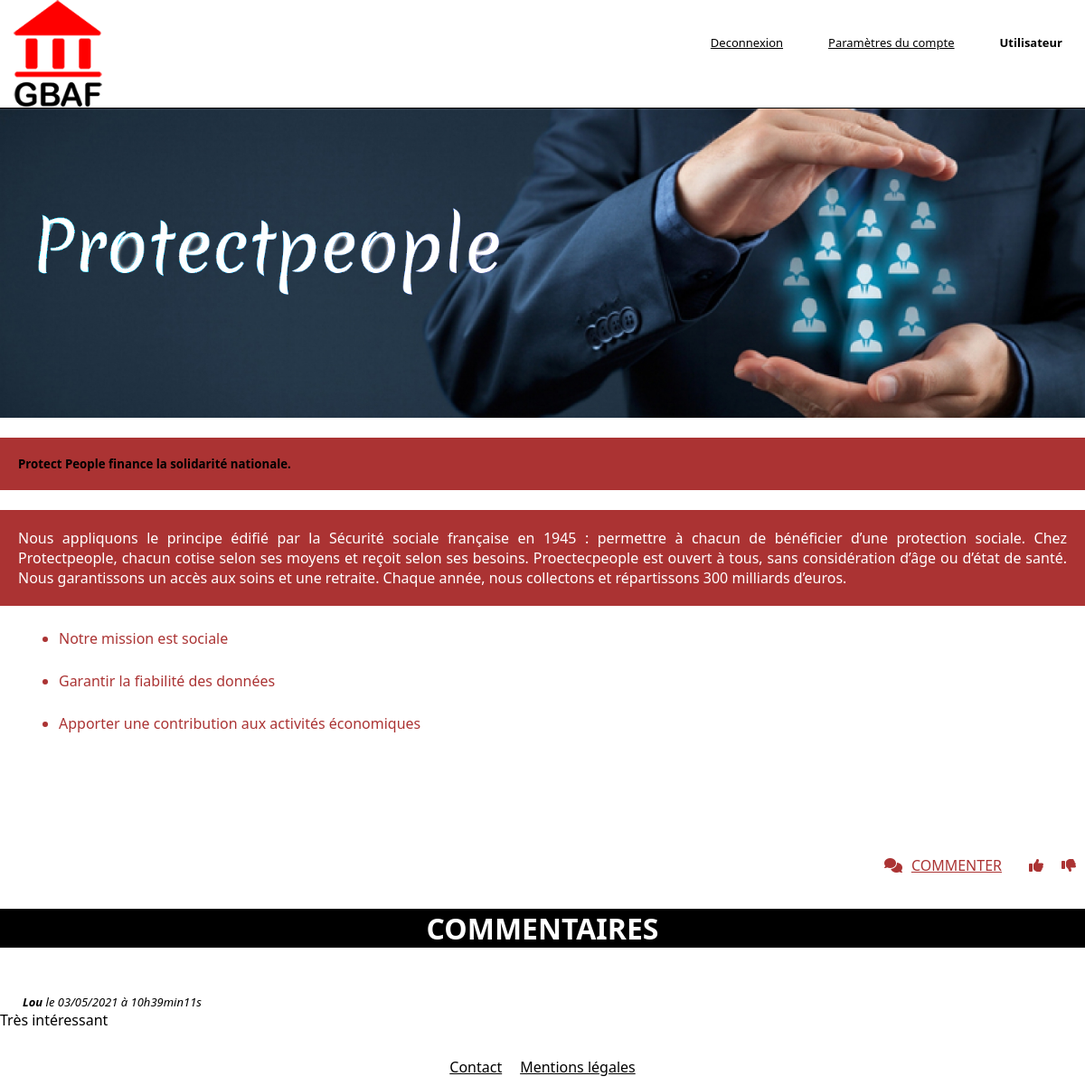
The app's page /partenaires/partenaire02.php with its own data.
### tables this page shows
CREATE TABLE `commentaires` (
  `id` int NOT NULL,
  `id_user` int NOT NULL,
  `id_partenaires` int NOT NULL,
  `auteur` varchar(255) NOT NULL,
  `date_com` datetime NOT NULL DEFAULT CURRENT_TIMESTAMP,
  `commentaires` text NOT NULL
);

### partenaires/partenaire02.php (the view, shortened to what this page needs)
<!DOCTYPE html>
<html lang="fr">
  <head>
    <link rel="stylesheet" href="../css/style.css">
  </head>
  <body>
    <header id="header" class="border">
      <div>
        <ul class="settings desktop-only">
          <li class="black"><strong> Utilisateur </strong> </li>
          <li class="black"><a class="black" href="parametres.php"><i></i>Paramètres du compte</a></li>
          <li class="black"><a class="black" href="connexion.php"><i></i>Deconnexion</a></li>
        </ul>
      </div>
      <a href="../index.php"><img src="../img/logo.png" alt="GBAF" class="gbaf alt-gbaf"></a>
    </header>
    <main>
      <section>
        <img src="../img/business-01.jpg" alt="pub" class="pub">
        <h5 class="partenaires">
          Protect People finance la solidarité nationale.
        </h5>
        <p class="partenaires">
          Nous appliquons le principe édifié par la Sécurité sociale française en 1945 : permettre à chacun de bénéficier d’une protection sociale.
          Chez Protectpeople, chacun cotise selon ses moyens et reçoit selon ses besoins.
          Proectecpeople est ouvert à tous, sans considération d’âge ou d’état de santé.
          Nous garantissons un accès aux soins et une retraite.
          Chaque année, nous collectons et répartissons 300 milliards d’euros.
        <ul>
          <li class="services">Notre mission est sociale</li>
          <li class="services">Garantir la fiabilité des données</li>
          <li class="services">Apporter une contribution aux activités économiques</li>
        </ul>
        </p>
      </section>
      <section class="comment-section">
        <div class="flex-container">
          <div class="button"><i class="fas fa-comments"></i><a href="commenter.php" class="button">COMMENTER</a></div>
          <div class="button"><i class="fas fa-thumbs-up"></i></div>
          <div class="button"><i class="fas fa-thumbs-down"></i></div>
        </div>
        <h2 class="comment-title"> COMMENTAIRES </h2>
        <?php include("database.php"); ?>
        <?php
            $req = $bdd->prepare('SELECT auteur, commentaires, DATE_FORMAT(date_com, \'%d/%m/%Y à %Hh%imin%ss\') AS date_commentaire_fr  FROM commentaires WHERE id_partenaires = 2 ORDER BY date_com');
            $req->execute(array($_GET['commentaires']));
              while ($donnees = $req->fetch()){ ?>
                <p class="comment comment-info"><strong><?php echo htmlspecialchars($donnees['auteur']); ?></strong> le <?php echo $donnees['date_commentaire_fr']; ?></p>
                <p class="comment"><?php echo nl2br(htmlspecialchars($donnees['commentaires'])); ?></p>
        <?php }
        ?>
      </section>
    </main>
    <footer>
      <div class="flex-footer">
          <div class="button"><a href="../contact.html">Contact</a></div>
          <div class="button"><a href="../legal.html">Mentions légales</a></div>
        </div>
    </footer>
  </body>
</html>

### css/style.css (style rules this page uses)
html { font-family: 'Segoe UI', Roboto, Oxygen, Ubuntu, Cantarell, 'Open Sans', 'Helvetica Neue', sans-serif; }
body, p { text-align: justify; margin: 0px; }
h1, h2, h3, h4, .formConnexion, .accueilLink, .inscription, .white { text-align: center; }
h2 { font-size : 32px; }
body, p { margin: auto; }
main, #commentaire { padding-top: 100px; }
.pub, .partenaires { padding-top: 20px; }
li { margin: 25px; }
main, #connexion { padding-bottom: 20px; }
#header { position: fixed; width: 100%; height: 120px; }
.settings, .black { font-size: small; list-style-type: none; }
.settings, .black { text-align: right; float: right; }
.border, .gbaf { border-bottom: 1px solid black; }
html, textarea, .logo { background-color: white; }
#header { background-color: rgba(255, 255, 255, 0.9); }
p, a, .white, .champs, .nosPart, h2, h1, .comment-title, .inscription { color: white; }
h3, a, .accueilLink, .navUser, .settings, .black, h3:hover, a:hover, h1:hover, li, .footer, .legal, .suite, .comment, .button:hover { color: black; }
.services, li:hover, .button { color:rgba(150, 0, 0, 0.8); }
#connexion, .partenaires, h2, h1, .nosPart, .parametres { background-color: rgba(150, 0, 0, 0.8); }
.comment-title { background-color: black; }
img.gbaf { position:fixed; top: 0px; left: 15px; text-align: left; height: 120px; }
.pub, .pub-partenaire { width: 100%; height: 100%; object-fit: contain; }
img { display: block; margin-left: auto; margin-right: auto; }
.comment-section { padding-top: 100px; }
.comment-info { font-style: italic; padding-left:25px; padding-top: 25px; font-size: small; }
.black { padding-top : 0px; }
.partenaires { padding: 20px; }
.flex-container, .flex, .flex-footer, .flex-banques { display: flex; flex-direction: row; }
.flex-container, .flex { justify-content: flex-end }
.flex-footer { justify-content: center; }
.button { margin: 10px; }
@media (min-width:992px) { .desktop-only { display:block; } }
* { box-sizing: border-box; }

### records on screen
commentaires: auteur "Lou", date_commentaire_fr "03/05/2021 à 10h39min11s", commentaires "Très intéressant"
